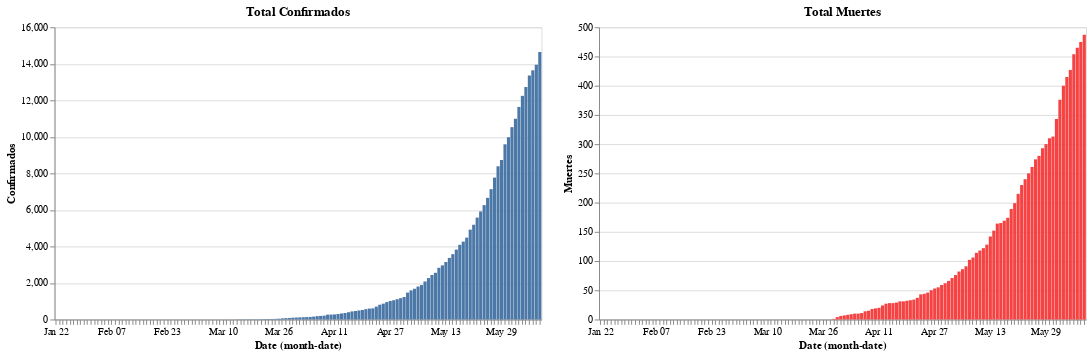

The cell this chart's notebook holds for it:
### Code cell
base.encode(y='Confirmados').properties(title='Total Confirmados') | base.encode(y='Muertes', color=muertes).properties(title='Total Muertes')

### Figure 1 — Vega-Lite specification as saved in the notebook (floating-point values rounded to 4 significant figures; data arrays with more than 128 entries replaced by an {"elided": "..."} marker saying what was removed)
{"config": {"view": {"continuousWidth": 400, "continuousHeight": 300}}, "hconcat": [{"mark": "bar", "encoding": {"x": {"type": "ordinal", "field": "Date", "timeUnit": "monthdate"}, "y": {"type": "quantitative", "field": "Confirmados"}}, "title": "Total Confirmados", "width": 500}, {"mark": "bar", "encoding": {"color": {"value": "#f54242"}, "x": {"type": "ordinal", "field": "Date", "timeUnit": "monthdate"}, "y": {"type": "quantitative", "field": "Muertes"}}, "title": "Total Muertes", "width": 500}], "data": {"name": "data-be9bd2927c62b16a8828dc2d69539303"}, "$schema": "https://vega.github.io/schema/vega-lite/v4.8.1.json", "datasets": {"data-be9bd2927c62b16a8828dc2d69539303": {"elided": "140 records"}}}
